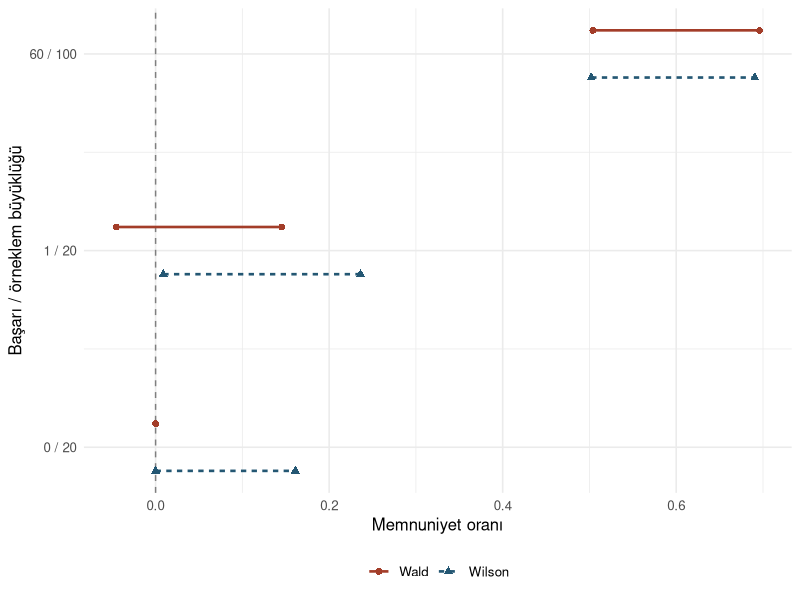
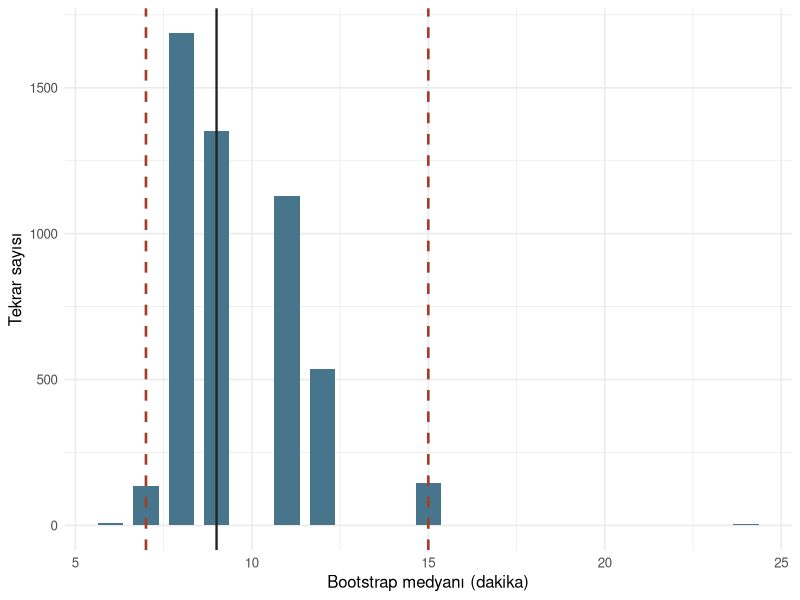
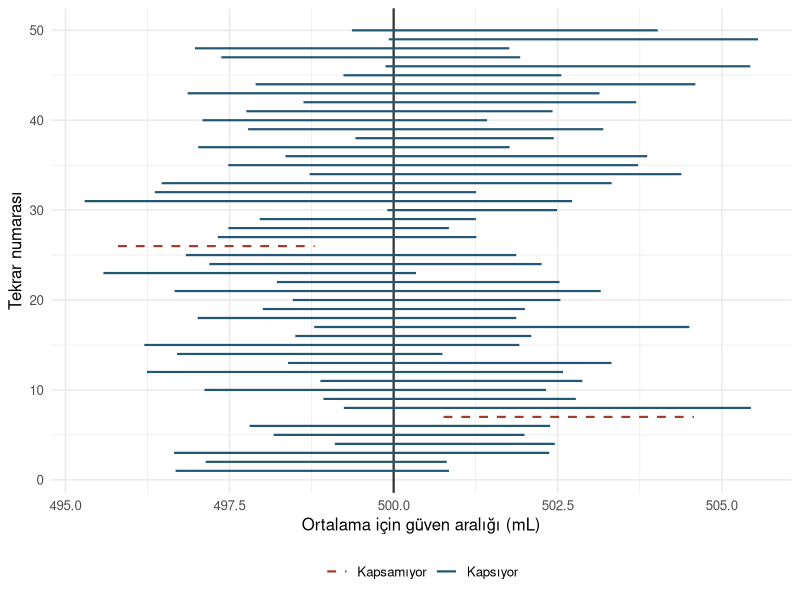

These figures' R source, in order:
## ---- chunk 1
#| label: ci-mean

dolum <- c(494, 496, 498, 499, 501, 502, 504, 506)
n_dolum <- length(dolum)
ortalama <- mean(dolum)
s_dolum <- sd(dolum)
sigma_bilinen <- 4
guven <- 0.95
z <- qnorm((1 + guven) / 2)

normal_ci <- ortalama + c(-1, 1) * z * sigma_bilinen / sqrt(n_dolum)
t_ci <- ortalama + c(-1, 1) * qt((1 + guven) / 2, df = n_dolum - 1) *
  s_dolum / sqrt(n_dolum)
t_kontrol <- t.test(dolum, conf.level = guven)$conf.int

knitr::kable(rbind(Normal = normal_ci, t = t_ci, R_t = as.numeric(t_kontrol)),
             digits = 2, col.names = c("Alt (mL)", "Üst (mL)"))
## ---- chunk 2
#| label: ci-width

duzey <- c(0.90, 0.95, 0.99)
kritik <- qnorm((1 + duzey) / 2)
knitr::kable(data.frame(
  guven = duzey, kritik = kritik,
  genislik_n_25 = 2 * kritik * 4 / sqrt(25),
  genislik_n_100 = 2 * kritik * 4 / sqrt(100),
  genislik_sigma_8 = 2 * kritik * 8 / sqrt(25)
), digits = 2)
## ---- chunk 3
#| label: ci-proportion

oran_araligi <- function(x, n, guven = 0.95) {
  phat <- x / n
  z <- qnorm((1 + guven) / 2)
  wald_yari <- z * sqrt(phat * (1 - phat) / n)
  d <- 1 + z^2 / n
  merkez <- (phat + z^2 / (2 * n)) / d
  yari <- (z / d) * sqrt(phat * (1 - phat) / n + z^2 / (4 * n^2))
  data.frame(
    wald_alt = phat - wald_yari, wald_ust = phat + wald_yari,
    wilson_alt = ifelse(x == 0, 0, merkez - yari),
    wilson_ust = ifelse(x == n, 1, merkez + yari)
  )
}

basari <- c(60, 1, 0)
n_oran <- c(100, 20, 20)
oran_ornekleri <- oran_araligi(basari, n_oran)
knitr::kable(cbind(basari, n = n_oran, oran_ornekleri), digits = 3)
## ---- chunk 4
#| label: fig-ci-proportion
#| fig-width: 7
#| fig-height: 3.8
#| fig-cap: "Üç varsayımsal başarı sayısı için iki taraflı %95 Wald ve Wilson aralıkları. Dikey kesikli çizgi oranların doğal alt sınırı olan sıfırı gösterir."
#| fig-alt: "60 bölü 100 örneğinde iki aralık yakın. 1 bölü 20 için Wald sıfırın altına taşıyor. 0 bölü 20 için Wald sıfıra çöküyor, Wilson sıfırdan yaklaşık 0,161'e uzanıyor."

library(ggplot2)

durum <- factor(c("60 / 100", "1 / 20", "0 / 20"),
                levels = c("0 / 20", "1 / 20", "60 / 100"))
oran_grafik <- rbind(
  data.frame(durum, yontem = "Wald", alt = oran_ornekleri$wald_alt,
             ust = oran_ornekleri$wald_ust),
  data.frame(durum, yontem = "Wilson", alt = oran_ornekleri$wilson_alt,
             ust = oran_ornekleri$wilson_ust)
)
oran_grafik$y <- as.integer(oran_grafik$durum) +
  ifelse(oran_grafik$yontem == "Wald", 0.12, -0.12)

ggplot(oran_grafik, aes(y = y, colour = yontem)) +
  geom_vline(xintercept = 0, linetype = "dashed", colour = "grey50") +
  geom_segment(aes(x = alt, xend = ust, yend = y, linetype = yontem),
               linewidth = 0.9) +
  geom_point(aes(x = alt, shape = yontem), size = 2) +
  geom_point(aes(x = ust, shape = yontem), size = 2) +
  scale_y_continuous(breaks = seq_along(levels(durum)), labels = levels(durum)) +
  scale_colour_manual(values = c(Wald = "#A33D29", Wilson = "#245773")) +
  labs(x = "Memnuniyet oranı", y = "Başarı / örneklem büyüklüğü",
       colour = NULL, linetype = NULL, shape = NULL) +
  theme_minimal(base_size = 12) +
  theme(legend.position = "bottom", plot.background = element_rect(fill = "white", colour = NA))
## ---- chunk 5
#| label: ci-bootstrap

bekleme <- c(6, 7, 8, 8, 9, 11, 12, 15, 24)
set.seed(5501)
tek_boot <- sample(bekleme, size = length(bekleme), replace = TRUE)
rbind(gozlenen = bekleme, bootstrap = tek_boot)

tekrar_boot <- 5000
boot_medyan <- replicate(tekrar_boot,
                         median(sample(bekleme, size = length(bekleme), replace = TRUE)))
boot_ci <- quantile(boot_medyan, c(0.025, 0.975))
c(gozlenen_medyan = median(bekleme), bootstrap_se = sd(boot_medyan), boot_ci)
## ---- chunk 6
#| label: fig-ci-bootstrap
#| fig-width: 7
#| fig-height: 3.8
#| fig-cap: "Yapay bekleme örneğinden yerine koyarak üretilen 5.000 bootstrap medyanı. Kesikli çizgiler yüzdelik aralık sınırlarıdır."
#| fig-alt: "Medyanların sütunları kaydedilmiş dakika değerlerinde kümeleniyor. Ortadaki düz çizgi gözlenen medyanı, iki kesikli çizgi bootstrap yüzdelik sınırlarını gösteriyor."

ggplot(data.frame(medyan = boot_medyan), aes(x = medyan)) +
  geom_bar(width = 0.72, fill = "#47758B") +
  geom_vline(xintercept = median(bekleme), colour = "#222222", linewidth = 0.8) +
  geom_vline(xintercept = boot_ci, linetype = "dashed", colour = "#A33D29",
             linewidth = 0.9) +
  labs(x = "Bootstrap medyanı (dakika)", y = "Tekrar sayısı") +
  theme_minimal(base_size = 12) +
  theme(plot.background = element_rect(fill = "white", colour = NA))
## ---- chunk 7
#| label: ci-normal-coverage

set.seed(5502)
tekrar_t <- 2000
n_t <- 12
mu_model <- 500
sigma_model <- 4
ornekler <- matrix(rnorm(tekrar_t * n_t, mu_model, sigma_model), nrow = tekrar_t)
merkezler <- rowMeans(ornekler)
yarilar <- qt(0.975, df = n_t - 1) * apply(ornekler, 1, sd) / sqrt(n_t)
t_araliklari <- data.frame(
  tekrar = seq_len(tekrar_t), alt = merkezler - yarilar, ust = merkezler + yarilar
)
t_araliklari$kapsar <- with(t_araliklari, alt <= mu_model & mu_model <= ust)
c(kapsayan = sum(t_araliklari$kapsar), oran = mean(t_araliklari$kapsar),
  teorik_MC_sh = sqrt(0.95 * 0.05 / tekrar_t))
## ---- chunk 8
#| label: fig-ci-coverage
#| fig-width: 7
#| fig-height: 5.3
#| fig-cap: "2.000 normal model tekrarının ilk 50 t aralığı. Dikey çizgi sabit gerçek ortalamayı gösterir. Kapsama oranı bütün tekrarlar üzerinden hesaplanmıştır."
#| fig-alt: "Elli yatay aralıktan çoğu 500 mL'deki dikey çizgiyi kesiyor. Kesmeyenler kesikli çizgi ve farklı renkle gösteriliyor. Aralıklar özgün tekrar sırasında."

ilk <- head(t_araliklari, 50)
ilk$durum <- ifelse(ilk$kapsar, "Kapsıyor", "Kapsamıyor")

ggplot(ilk, aes(y = tekrar, colour = durum, linetype = durum)) +
  geom_vline(xintercept = mu_model, colour = "#333333", linewidth = 0.75) +
  geom_segment(aes(x = alt, xend = ust, yend = tekrar), linewidth = 0.75) +
  scale_colour_manual(values = c(Kapsıyor = "#245773", Kapsamıyor = "#A33D29")) +
  scale_linetype_manual(values = c(Kapsıyor = "solid", Kapsamıyor = "dashed")) +
  labs(x = "Ortalama için güven aralığı (mL)", y = "Tekrar numarası",
       colour = NULL, linetype = NULL) +
  theme_minimal(base_size = 12) +
  theme(legend.position = "bottom", plot.background = element_rect(fill = "white", colour = NA))
## ---- chunk 9
#| label: ci-binomial-coverage

set.seed(5503)
tekrar_p <- 20000
n_model <- 20
p_model <- 0.05
x_tekrar <- rbinom(tekrar_p, size = n_model, prob = p_model)

kapsama <- function(aralik, p) {
  cbind(Wald = aralik$wald_alt <= p & p <= aralik$wald_ust,
        Wilson = aralik$wilson_alt <= p & p <= aralik$wilson_ust)
}

gozlenen_kapsama <- colMeans(kapsama(oran_araligi(x_tekrar, n_model), p_model))
olasi_x <- 0:n_model
kutle <- dbinom(olasi_x, size = n_model, prob = p_model)
tam_kapsama <- colSums(kapsama(oran_araligi(olasi_x, n_model), p_model) * kutle)
knitr::kable(rbind(Benzetim = gozlenen_kapsama, "Binom toplamı" = tam_kapsama),
             digits = 4)
## ---- chunk 10
#| label: ci-solution-coverage

set.seed(5508)
x_alistirma <- rbinom(10000, size = 20, prob = 0.10)
benzetim_alistirma <- colMeans(kapsama(oran_araligi(x_alistirma, 20), 0.10))
tam_alistirma <- colSums(kapsama(oran_araligi(0:20, 20), 0.10) *
                           dbinom(0:20, 20, 0.10))
rbind(Benzetim = benzetim_alistirma, "Binom toplamı" = tam_alistirma)
